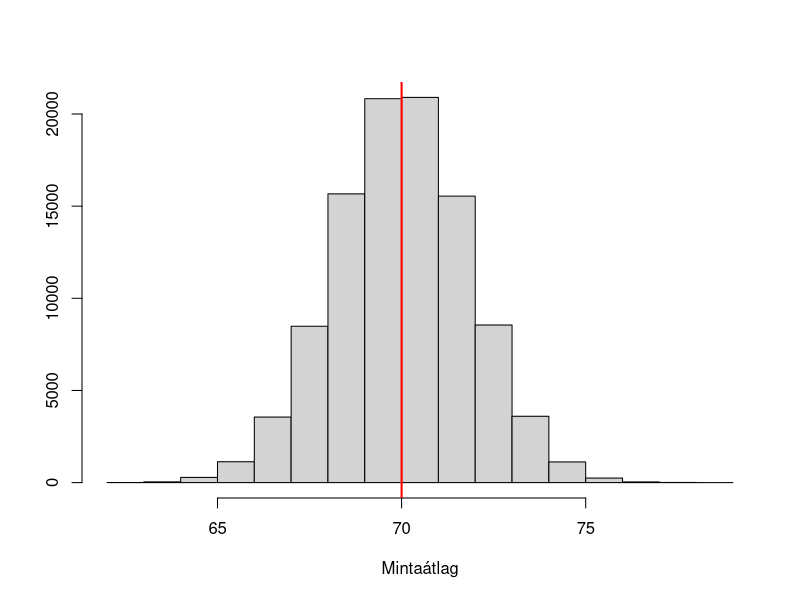
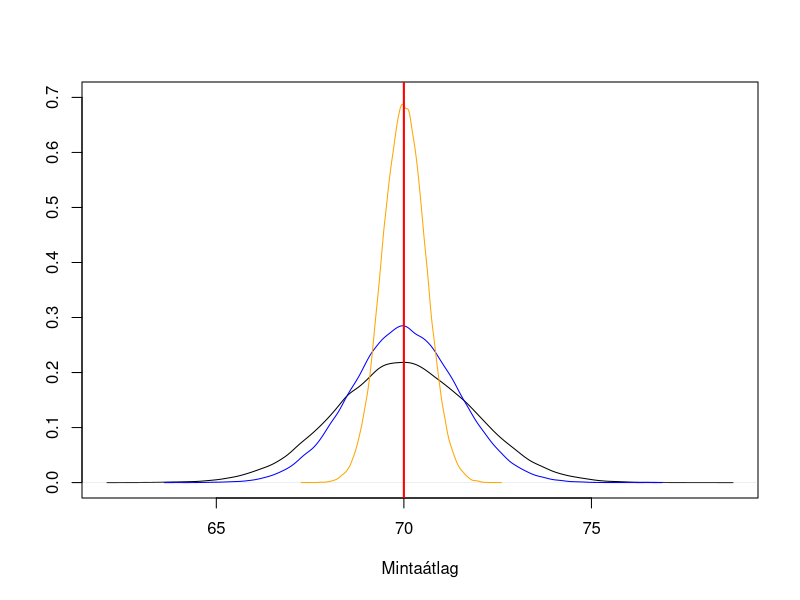
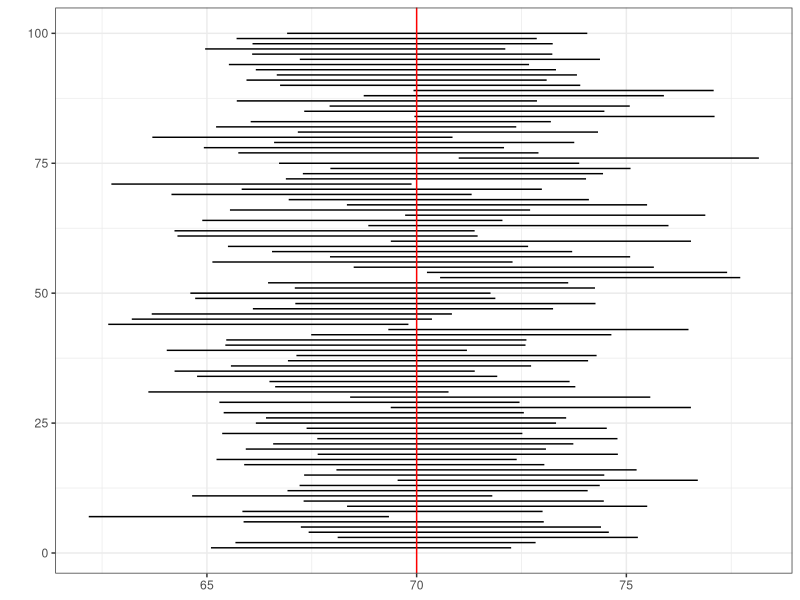
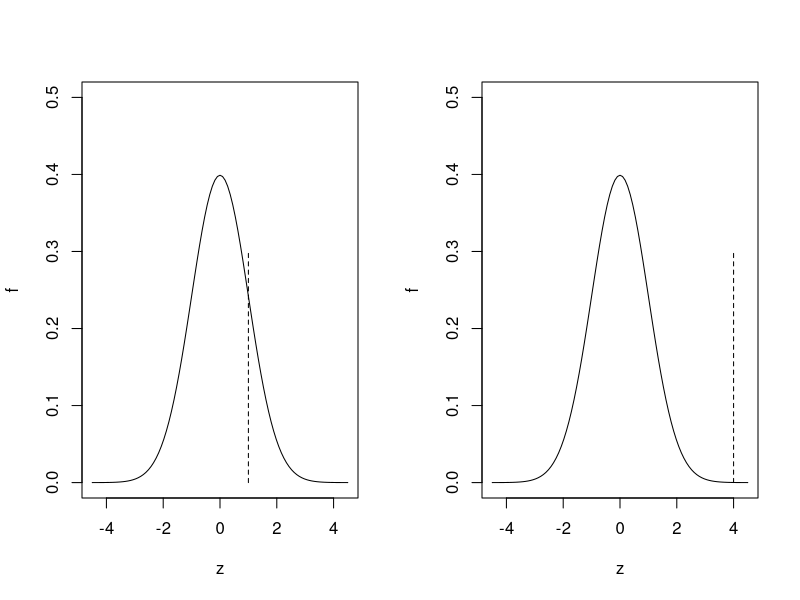
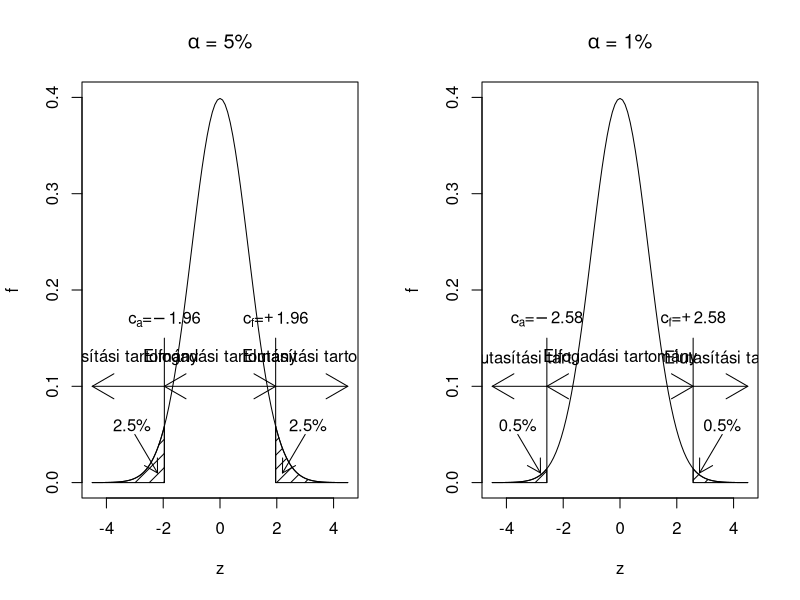

The R script that drew these images, in order:
## ---- chunk 1
#| echo: false

library(ggplot2)
theme_set(theme_bw())
data(birthwt, package = "MASS")
set.seed(1)
## ---- chunk 2
replicate(10, mean(rnorm(30, 70, 10)))
## ---- chunk 3
#| label: fig-sampsim
#| fig-cap: "A mintaátlag mintavételi eloszlásának meghatározása szimulációval, normális háttéreloszlás mellett."

res <- replicate(100000, mean(rnorm(30, 70, 10)))
mean(res)
hist(res, main = "", ylab = "", xlab = "Mintaátlag")
abline(v = 70, col = "red", lwd = 2)
## ---- chunk 4
#| label: fig-sampsimn
#| fig-cap: "A mintavételi eloszlás függése a mintanagyságtól."

res <- replicate(100000, mean(rnorm(30, 70, 10)))
plot(density(res), ylim = c(0, 0.7), main = "", ylab = "",
     xlab = "Mintaátlag")
res50 <- replicate(100000, mean(rnorm(50, 70, 10)))
lines(density(res50), col = "blue")
res300 <- replicate(100000, mean(rnorm(300, 70, 10)))
lines(density(res300), col = "orange")
abline(v = 70, col = "red", lwd = 2)
## ---- chunk 5
#| label: fig-cisim
#| fig-cap: "Konfidenciaintervallumok szemléltetése szimulációval."

SimData <- data.frame(
  idx = 1:100,
  CI = t(replicate(
    100, TeachingDemos::z.test(rnorm(30, 70, 10),
                               stdev = 10)$conf.int)))

ggplot(SimData, aes(xmin = CI.1, xmax = CI.2, y = idx)) +
  geom_linerange() +
  geom_vline(xintercept = 70, color = "red") + labs(y = "")
## ---- chunk 6
#| label: fig-hipalap
#| fig-cap: "A hipotézisvizsgálat alapgondolatának szemléltetése."
#| echo: false

par(mfrow = c(1, 2))
curve(dnorm, ylim = c(0, 0.5), xlim = c(-4.5, 4.5),
      ylab = "f", xlab = "z")
lines(x = c(1, 1), y = c(0, 0.3), lty = "dashed")
curve(dnorm, ylim = c(0, 0.5), xlim = c(-4.5, 4.5),
      ylab = "f", xlab = "z")
lines(x = c(4, 4), y = c(0, 0.3), lty = "dashed")
## ---- chunk 7
#| label: fig-hiptartomanyok
#| fig-cap: "A hipotézisvizsgálat döntésének szemléltetése két szignifikanciaszint mellett."
#| echo: false

# fig.width=15,fig.height=6

par(mfrow = c(1, 2))

curve(dnorm, ylim = c(0, 0.4), xlim = c(-4.5, 4.5), ylab = "f",
      xlab = "z", main = expression(paste(alpha, " = 5%")))
arrows(qnorm(0.025), 0.1, qnorm(0.975), 0.1, code = 3)
lines(x = rep(qnorm(0.025), 2), y = c(0, 0.15))
lines(x = rep(qnorm(0.975), 2), y = c(0, 0.15))
text(0, 0.13, "Elfogadási tartomány")
arrows(qnorm(0.025), 0.1, -4.5, 0.1, code = 2)
text(-3.5, 0.13, "Elutasítási tartomány")
arrows(qnorm(0.975), 0.1, 4.5, 0.1, code = 2)
text(3.5, 0.13, "Elutasítási tartomány")
text(qnorm(0.025), 0.17, expression(paste(c[a], "=", -1.96)))
text(qnorm(0.975), 0.17, expression(paste(c[f], "=", +1.96)))
#polygon(x = c(-1, seq(-1, 1, 0.01), 1), y = c(0, dnorm(seq(-1, 1, 0.01)), 0), density = 10)
polygon(x = c(-4.5, seq(-4.5, qnorm(0.025), 0.01), qnorm(0.025)),
         y = c(0, dnorm(seq(-4.5, qnorm(0.025), 0.01)), 0), density = 10)
polygon(x = c(qnorm(0.975), seq(qnorm(0.975), 4.5, 0.01), 4.5),
         y = c(0, dnorm(seq(qnorm(0.975), 4.5, 0.01)), 0), density = 10)
arrows(3, 0.05, 2.2, 0.01, length = 0.15)
text(3.1, 0.06, "2.5%")
arrows(-3, 0.05, -2.2, 0.01, length = 0.15)
text(-3.1, 0.06, "2.5%")

curve(dnorm, ylim = c(0, 0.4), xlim = c(-4.5, 4.5), ylab = "f", xlab = "z",
       main = expression(paste(alpha, " = 1%")))
arrows(qnorm(0.005), 0.1, qnorm(0.995), 0.1, code = 3)
lines(x = rep(qnorm(0.005), 2), y = c(0, 0.15))
lines(x = rep(qnorm(0.995), 2), y = c(0, 0.15))
text(0, 0.13, "Elfogadási tartomány")
arrows(qnorm(0.005), 0.1, -4.5, 0.1, code = 2)
text(-3.5, 0.13, "Elutasítási tart.")
arrows(qnorm(0.995), 0.1, 4.5, 0.1, code = 2)
text(3.5, 0.13, "Elutasítási tart.")
text(qnorm(0.005), 0.17, expression(paste(c[a], "=", -2.58)))
text(qnorm(0.995), 0.17, expression(paste(c[f], "=", +2.58)))
#polygon(x = c(-1, seq(-1, 1, 0.01), 1), y = c(0, dnorm(seq(-1, 1, 0.01)), 0), density = 10)
polygon(x = c(-4.5, seq(-4.5, qnorm(0.005), 0.01), qnorm(0.005)),
         y = c(0, dnorm(seq(-4.5, qnorm(0.005), 0.01)), 0), density = 10)
polygon(x = c(qnorm(0.995), seq(qnorm(0.995), 4.5, 0.01), 4.5),
         y = c(0, dnorm(seq(qnorm(0.995), 4.5, 0.01)), 0), density = 10)
arrows(3.6, 0.05, 2.8, 0.01, length = 0.15)
text(3.6, 0.06, "0.5%")
arrows(-3.6, 0.05, -2.8, 0.01, length = 0.15)
text(-3.6, 0.06, "0.5%")
## ---- chunk 8
t.test(bwt ~ smoke, data = birthwt)
